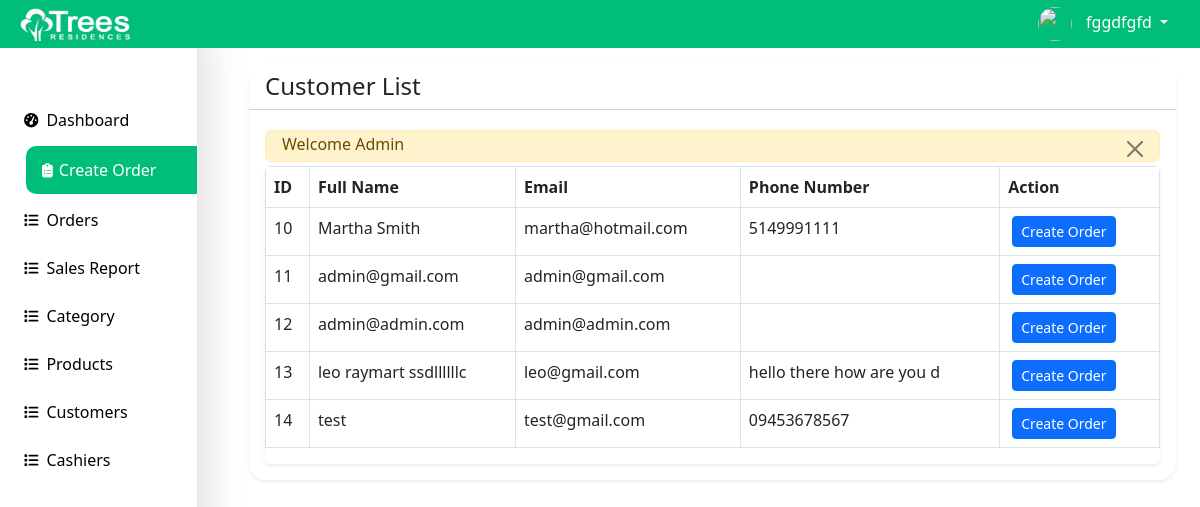
The page /cashier/customer-list.php (signed in) on the database its author committed.
### tables this page shows
CREATE TABLE `customer` (
  `cid` int(11) UNSIGNED NOT NULL,
  `fullname` varchar(100) NOT NULL,
  `email` varchar(50) NOT NULL,
  `password` varchar(150) NOT NULL,
  `phone` varchar(25) NOT NULL,
  `isadmin` int(1) UNSIGNED NOT NULL DEFAULT 0
);

### cashier/customer-list.php (the view, shortened to what this page needs)
<?php include('includes/header.php'); ?>
<div class="container-fluid px-4">
     <div class="card mt-2 shadow-sm">
        <div class="card-header bg-white">
            <h4 class="mb-0">Customer List
            </h4>
        </div>
        <div class="card-body">
        <?php
            $customer = getAll('customer');
            if (mysqli_num_rows($customer) > 0) {
            ?>
            <div class="table-responsive shadow-sm rounded-2">
                <table class="table table-bordered" id="datatablesSimple">
                    <thead>
                        <tr>
                            <th>ID</th>
                            <th>Full Name</th>
                            <th>Email</th>
                            <th>Phone Number</th>
                            <th>Action</th>
                        </tr>
                    </thead>
                    <tbody>
                        <?php foreach($customer as $item) : ?>
                        <tr>
                            <td><?php echo $item['cid'] ?></td>
                            <td><?php echo $item['fullname'] ?></td>
                            <td><?php echo $item['email'] ?></td>
                            <td><?php echo $item['phone'] ?></td>
                            <td>
                                <a href="order-create.php?id=<?php echo $item['cid']; ?>" class="btn btn-primary btn-sm mx-1">Create Order</a>
                            </td>
                        </tr>
                        <?php endforeach; ?>
                    </tbody>
                </table>
            </div>
            <?php
            } else {
                echo '<h4 class="mb-0">No Record found</h4>';
            }
        ?>
        </div>
     </div>
</div>
<?php include('includes/footer.php'); ?>

### cashier/includes/header.php (style rules this page uses)
.container-fluid { background: #fff; }
.card { border-radius: 18px; border: 0px; background: #fff; }
table { background: #fff; }

### rows shown on the page
customer: cid "10", fullname "Martha Smith", email "martha@hotmail.com", phone "5149991111"
customer: cid "11", fullname "admin@gmail.com", email "admin@gmail.com"
customer: cid "12", fullname "admin@admin.com", email "admin@admin.com"
customer: cid "13", fullname "leo raymart ssdllllllc", email "leo@gmail.com", phone "hello there how are you d"
customer: cid "14", fullname "test", email "test@gmail.com", phone "09453678567"

### other values the page prints
$_SESSION['loggedInUser']['name'] "fggdfgfd"
$_SESSION['status'] "Welcome Admin"
